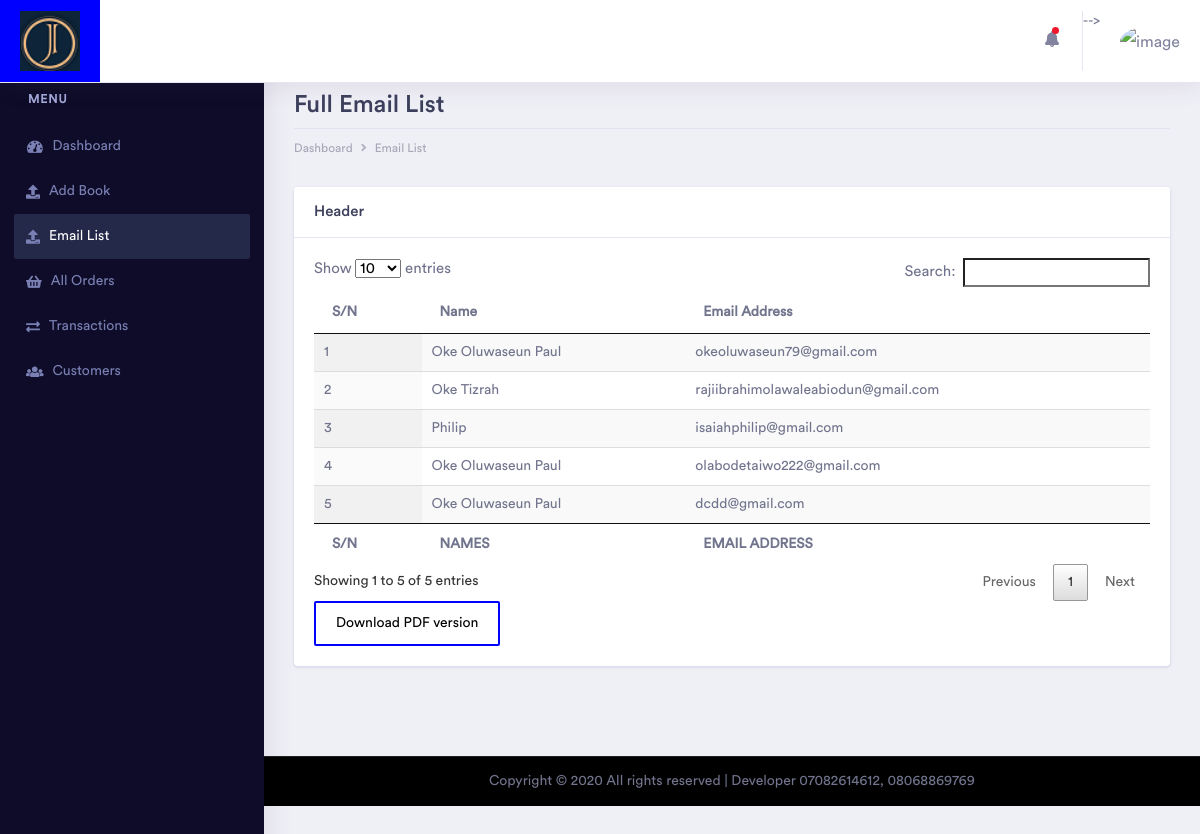
The app's page /admin/all_products.php with its own data.
### tables this page shows
CREATE TABLE `email_list` (
  `S/N` int(11) NOT NULL,
  `Names` varchar(30) NOT NULL,
  `Email_Address` varchar(50) NOT NULL
);

### admin/all_products.php (the view, shortened to what this page needs)
<?php
include("../dbconfig.php");
?>
<!doctype html>
<html lang="en">
<head>
    <link rel="stylesheet" href="assets/vendor/bootstrap/css/bootstrap.min.css">
    <link href="assets/vendor/fonts/circular-std/style.css" rel="stylesheet">
    <link rel="stylesheet" href="assets/libs/css/style.css">
    <link rel="stylesheet" href="assets/vendor/fonts/fontawesome/css/fontawesome-all.css">
    <link rel="stylesheet" href="assets/datatable/datatables.css">
</head>
<body>
    <div class="dashboard-main-wrapper">
        <div class="dashboard-header">
            <nav class="navbar navbar-expand-lg bg-white fixed-top">
                <a class="navbar-brand" href="index.php"><img src="img/new_logo.png" alt="IMG-LOGO" width="60"></a>
                <div class="collapse navbar-collapse" id="navbarSupportedContent">
                    <ul class="navbar-nav ml-auto navbar-right-top">
                        <li class="nav-item dropdown notification">
                            <a class="nav-link nav-icons" href="#" id="navbarDropdownMenuLink1" data-toggle="dropdown" aria-haspopup="true" aria-expanded="false"><i class="fas fa-fw fa-bell"></i> <span class="indicator"></span></a>
                        </li>
                        </li> -->
                        <li class="nav-item dropdown nav-user">
                            <a class="nav-link nav-user-img" href="#" id="navbarDropdownMenuLink2" data-toggle="dropdown" aria-haspopup="true" aria-expanded="false"><img src="assets/images/<?php echo $_SESSION['image']; ?>" alt="image" class="user-avatar-md rounded-circle"></a>
                        </li>
                    </ul>
                </div>
            </nav>
        </div>
        <div class="nav-left-sidebar sidebar-dark">
            <div class="menu-list">
                <nav class="navbar navbar-expand-lg navbar-light">
                    <div class="collapse navbar-collapse" id="navbarNav">
                        <ul class="navbar-nav flex-column">
                            <li class="nav-divider">
                                Menu
                            </li>
                            <li class="nav-item ">
                                <a class="nav-link " href="index.php"><i class="fa fa-fw fa-tachometer-alt"></i>Dashboard</a>
                            </li>
                            <li class="nav-item ">
                                <a class="nav-link" href="add_product.php"><i class=" fas fa-upload"></i>Add Book</a>
                            </li>
                            <li class="nav-item ">
                                <a class="nav-link active" href="all_products.php"><i class=" fas fa-upload"></i>Email List</a>
                            </li>
                            <li class="nav-item ">
                                <a class="nav-link" href="orders.php"><i class="fas fa-shopping-basket"></i>All Orders</a>
                            </li>
                            <li class="nav-item ">
                                <a class="nav-link" href="transactions.php"><i class="fas fa-exchange-alt"></i>Transactions</a>
                            </li>
                            <li class="nav-item ">
                                <a class="nav-link " href="customers.php"><i class="fa fa-fw fa-users"></i>Customers</a>
                            </li>
                        </ul>
                    </div>
                </nav>
            </div>
        </div>
        <div class="dashboard-wrapper">
            <div class="container-fluid dashboard-content">
                <div class="row">
                    <div class="col-xl-12 col-lg-12 col-md-12 col-sm-12 col-12">
                        <div class="page-header">
                            <h2 class="pageheader-title">Full Email List </h2>
                            <div class="page-breadcrumb">
                                <nav aria-label="breadcrumb">
                                    <ol class="breadcrumb">
                                        <li class="breadcrumb-item"><a href="index.php" class="breadcrumb-link">Dashboard</a></li>
                                        <li class="breadcrumb-item"><a href="#" class="breadcrumb-link">Email List</a></li>
                                    </ol>
                                </nav>
                            </div>
                        </div>
                    </div>
                </div>
                <div class="row">
                    <div class="col-xl-12 col-lg-12 col-md-12 col-sm-12 col-12">
                        <div class="card">
                            <h5 class="card-header">Header </h5>
                            <div class="card-body">
                                <table id="example" class="display" style="width:100%">
                                    <thead>
                                        <tr>
                                            <th>S/N</th>
                                            <th>Name</th>
                                            <th>Email Address</th>
                                        </tr>
                                    </thead>
                                    <tbody>
                                        <?php
                                        $sql = mysqli_query($conn, "SELECT * FROM email_list");
                                        if (mysqli_num_rows($sql) > 0) {
                                            $count = 1;
                                            while ($row = mysqli_fetch_assoc($sql)) {
                                                echo '<tr>
                                                        <td>' . $count . '</td>
                                                        <td>' . $row['Names'] . '</td>
                                                        <td>' . $row['Email_Address'] . ' </td>
                                                    </tr>';
                                                $count++;
                                            }
                                        } else {
                                            echo "<h3>There is no recent email found in the database.</h2>";
                                        }
                                        ?>
                                    </tbody>
                                    <tfoot>
                                        <tr>
                                            <th>S/N</th>
                                            <th>NAMES</th>
                                            <th>EMAIL ADDRESS</th>
                                        </tr>
                                    </tfoot>
                                </table>
                                <a class="btn" href="default.html" target="_blank">Download PDF version</a>
                            </div>
                        </div>
                    </div>
                </div>
            </div>
            <div class="footer" style="background-color:black;">
                <div class="container-fluid">
                    <div class="row">
                        <div class="col-12" style="text-align:center;">
                            Copyright &copy;
                             All rights reserved | Developer
                            07082614612, 08068869769</a>
                        </div>
                    </div>
                </div>
            </div>
        </div>
    </div>
</body>
</html>

### admin/assets/datatable/datatables.css (style rules this page uses)
table.dataTable { width: 100%; margin: 0 auto; clear: both; border-collapse: separate; border-spacing: 0; }
table.dataTable thead th, table.dataTable tfoot th { font-weight: bold; }
table.dataTable thead th, table.dataTable thead td { padding: 10px 18px; border-bottom: 1px solid #111; }
table.dataTable tfoot th, table.dataTable tfoot td { padding: 10px 18px 6px 18px; border-top: 1px solid #111; }
table.dataTable thead .sorting, table.dataTable thead .sorting_asc, table.dataTable thead .sorting_desc, table.dataTable thead .sorting_asc_disabled, table.dataTable thead .sorting_desc_disabled { cursor: pointer; *cursor: hand; background-repeat: no-repeat; background-position: center right; }
table.dataTable thead .sorting { background-image: url("DataTables-1.10.20/images/sort_both.png"); }
table.dataTable thead .sorting_asc { background-image: url("DataTables-1.10.20/images/sort_asc.png"); }
table.dataTable tbody tr { background-color: #ffffff; }
table.dataTable tbody th, table.dataTable tbody td { padding: 8px 10px; }
table.dataTable.row-border tbody th, table.dataTable.row-border tbody td, table.dataTable.display tbody th, table.dataTable.display tbody td { border-top: 1px solid #ddd; }
table.dataTable.row-border tbody tr:first-child th, table.dataTable.row-border tbody tr:first-child td, table.dataTable.display tbody tr:first-child th, table.dataTable.display tbody tr:first-child td { border-top: none; }
table.dataTable.stripe tbody tr.odd, table.dataTable.display tbody tr.odd { background-color: #f9f9f9; }
table.dataTable.order-column tbody tr > .sorting_1, table.dataTable.order-column tbody tr > .sorting_2, table.dataTable.order-column tbody tr > .sorting_3, table.dataTable.display tbody tr > .sorting_1, table.dataTable.display tbody tr > .sorting_2, table.dataTable.display tbody tr > .sorting_3 { background-color: #fafafa; }
table.dataTable.display tbody tr.odd > .sorting_1, table.dataTable.order-column.stripe tbody tr.odd > .sorting_1 { background-color: #f1f1f1; }
table.dataTable.display tbody tr.even > .sorting_1, table.dataTable.order-column.stripe tbody tr.even > .sorting_1 { background-color: #fafafa; }
table.dataTable, table.dataTable th, table.dataTable td { box-sizing: content-box; }

### admin/all_products.php (style rules this page uses)
a.btn:link, a.btn:visited { background-color: white; color: black; border: 2px solid blue; padding: 10px 20px; text-align: center; text-decoration: none; display: inline-block; }

### records on screen
email_list: Names "Oke Oluwaseun Paul", Email_Address "okeoluwaseun79@gmail.com"
email_list: Names "Oke Tizrah", Email_Address "rajiibrahimolawaleabiodun@gmail.com"
email_list: Names "Philip", Email_Address "isaiahphilip@gmail.com"
email_list: Names "Oke Oluwaseun Paul", Email_Address "olabodetaiwo222@gmail.com"
email_list: Names "Oke Oluwaseun Paul", Email_Address "dcdd@gmail.com"
